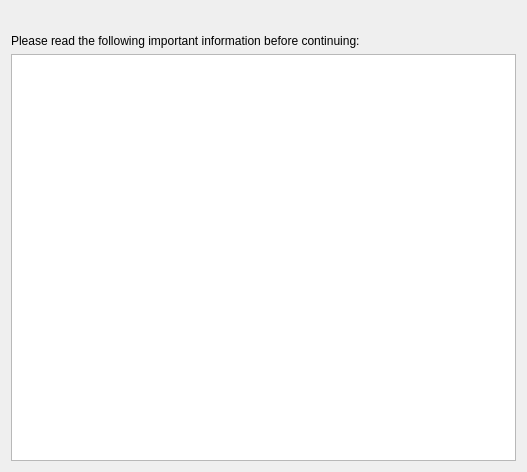
<ui version="4.0" >
 <class>KpkLicenseAgreement</class>
 <widget class="QWidget" name="KpkLicenseAgreement" >
  <property name="geometry" >
   <rect>
    <x>0</x>
    <y>0</y>
    <width>527</width>
    <height>472</height>
   </rect>
  </property>
  <property name="windowTitle" >
   <string>License Agreement Required</string>
  </property>
  <layout class="QGridLayout" name="gridLayout" >
   <item row="0" column="0" >
    <widget class="QLabel" name="title" >
     <property name="font" >
      <font>
       <pointsize>11</pointsize>
       <weight>75</weight>
       <bold>true</bold>
      </font>
     </property>
     <property name="text" >
      <string/>
     </property>
    </widget>
   </item>
   <item row="1" column="0" >
    <widget class="QLabel" name="label_2" >
     <property name="text" >
      <string>Please read the following important information before continuing:</string>
     </property>
    </widget>
   </item>
   <item row="2" column="0" >
    <widget class="KTextBrowser" name="ktextbrowser" />
   </item>
  </layout>
 </widget>
 <customwidgets>
  <customwidget>
   <class>KTextBrowser</class>
   <extends>QTextBrowser</extends>
   <header>ktextbrowser.h</header>
  </customwidget>
 </customwidgets>
 <resources/>
 <connections/>
</ui>
